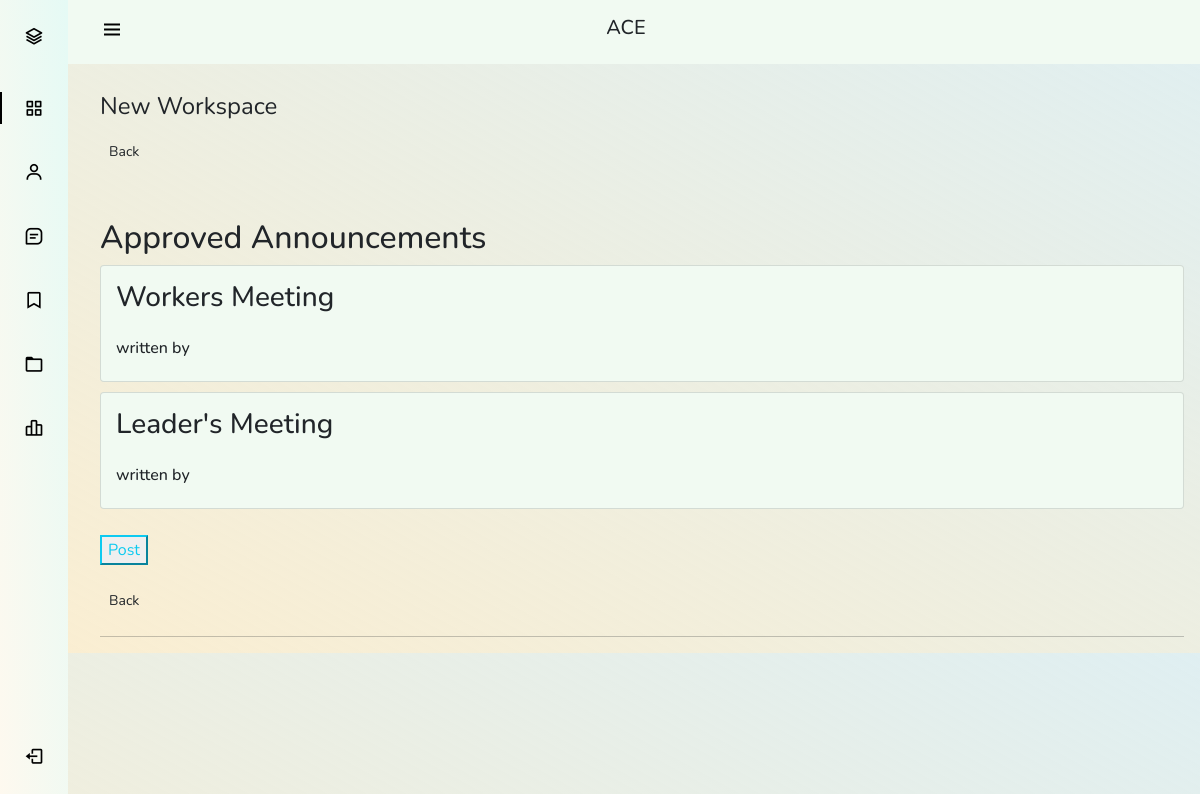
/announcement/announcement/4/, run on an earlier commit of the app's database.
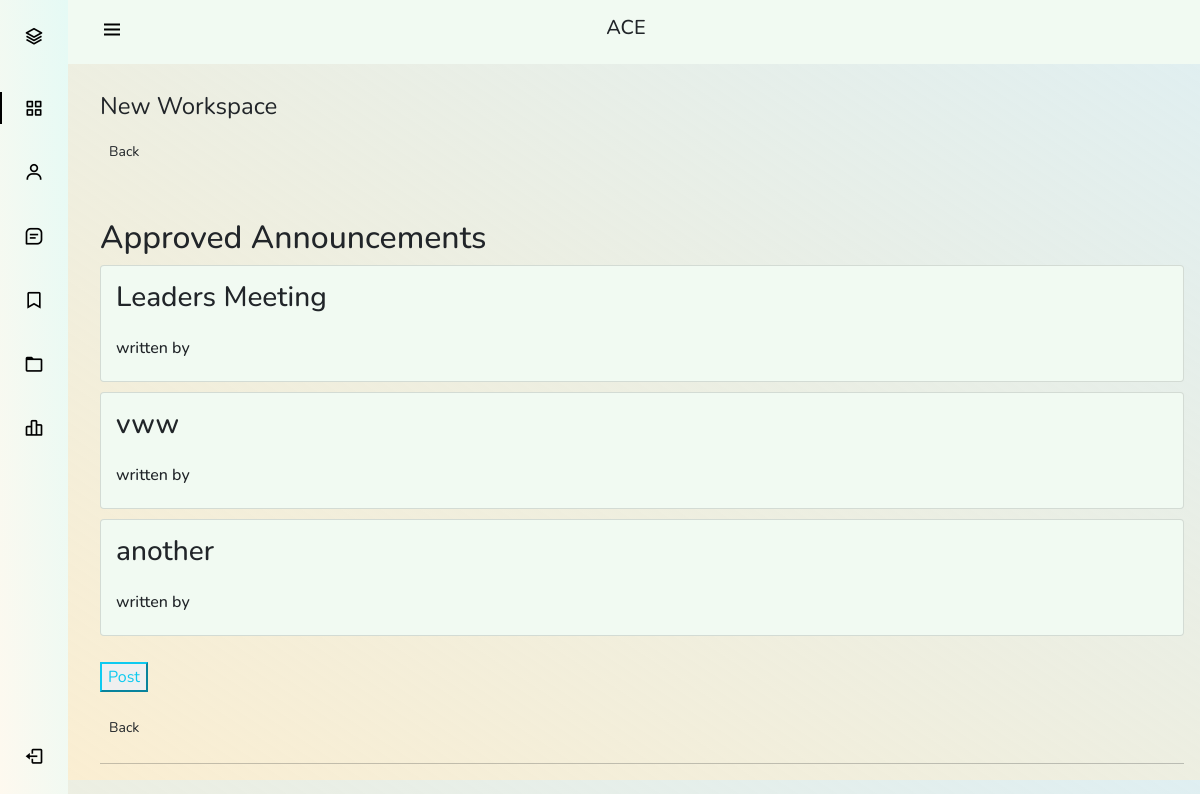
And on a later commit of the database.
### announcement/models.py (models this page shows, shortened)
class Announcement(models.Model):
	title = models.CharField(max_length=150 )
	message = QuillField()
	created_at = models.DateTimeField(default=timezone.now)
	updated_at = models.DateTimeField(default=timezone.now)
	expiry_date = models.DateTimeField(default=timezone.now() + datetime.timedelta(days=1))
	author = models.ForeignKey(User, on_delete= models.CASCADE)
	announced = models.BooleanField(default=False)
	approved = models.BooleanField(default=False)
	image = models.ImageField(null=True, blank=True)
	workspace = models.ForeignKey(Workspace, on_delete= models.CASCADE)

### announcement/views.py (the view, shortened to what this page needs)
# urls.py: path('announcement/<int:pk>/', AnnouncementListView.as_view(), name='announcements'),
class AnnouncementListView(View):
    def get(self, request, pk, *args, **kwargs):
        form = ApproveForm()
        announcement = Announcement.objects.filter(workspace=pk)
        workspace = get_object_or_404(Workspace, pk=pk)
        context = {
        'pk':pk,
        'form':form,
        'objects':announcement,
        'workspace':workspace
        }
        return render(self.request, "announcement/announcement_list.html", context)

### announcement/templates/announcement/announcement_list.html (shortened to what this page needs)
{% extends "workspace/sidebar.html" %}
{% load crispy_forms_tags %}
{% block content %}
	<div class= 'content-section'>
		<form action="" method="POST" enctype="multipart/form-data">
			<fieldset class='form-group'>
				<legend class= 'boarder-bottom mb=4'>New Workspace</legend>
			<div>
	      		<a class="btn info btn-sm mt-1 mb-1"href="{% url 'workspace-details' pk %}">Back</a>
	      	</div>
				<br>
				<br>
				<h2>Approved Announcements </h2>
				{% for object in objects %}
					{% if object.approved == True %}
					<div class="card">
						<h3>{{ object.title }}</h3>
						<h6>written by {{ object.author.user }}</h6>
					</div>
					{% endif %}
				{% endfor %}
			</fieldset>
			<div class='form-group'>
				<button class= 'btn- btn-outline-info' type="submit">Post</button>
			</div>
		</form>
	      	<div>
	      		<a class="btn info btn-sm mt-1 mb-1"href="{% url 'workspace-details' pk %}">Back</a>
	      	</div>
	</div>
{% endblock content %}

### workspace/templates/workspace/sidebar.html (shortened to what this page needs)
{% load static %}
<!DOCTYPE html>
<html>
<head>
	<link rel="stylesheet" href="https://cdnjs.cloudflare.com/ajax/libs/font-awesome/4.7.0/css/font-awesome.min.css">
    <link rel="stylesheet" href="https://stackpath.bootstrapcdn.com/bootstrap/4.3.1/css/bootstrap.min.css">
<link rel="stylesheet" type="text/css" href="https://cdn.jsdelivr.net/npm/bootstrap@5.0.0-beta1/dist/css/bootstrap.min.css">
<link rel="stylesheet" type="text/css" href="https://cdn.jsdelivr.net/npm/boxicons@latest/css/boxicons.min.css">
    <link rel="stylesheet" href="https://cdnjs.cloudflare.com/ajax/libs/font-awesome/4.7.0/css/
    font-awesome.min.css">
    <link rel="stylesheet" type="text/css" href="{% static 'workspace/sidebar.css' %}">
</head>
<body id="body-pd">
    <header class="header" id="header">
        <div class="header_toggle"> <i class='bx bx-menu' id="header-toggle"></i> </div>
        <h5>ACE</h5>
        <div class="header_img"> <img src="{{ user.profile.profile_pic.url }}" alt=""> </div>
    </header>
    <div class="l-navbar" id="nav-bar">
        <nav class="nav">
            <div>
                <a href="{% url 'landing_page' %}" class="nav_logo"> <i class='bx bx-layer nav_logo-icon'></i> <span class="nav_logo-name">Ace</span> </a>
                <div class="nav_list">
                    <a href="{% url 'landing_page' %}" class="nav_link active"> <i class='bx bx-grid-alt nav_icon'></i> <span class="nav_name">Home</span> </a>
                     <a href="{% url 'profile' %}" class="nav_link"> <i class='bx bx-user nav_icon'></i> <span class="nav_name">Users</span> </a>
                     <a href="#" class="nav_link"> <i class='bx bx-message-square-detail nav_icon'></i> <span class="nav_name">Messages</span> </a>
                     <a href="#" class="nav_link"> <i class='bx bx-bookmark nav_icon'></i> <span class="nav_name">worksaces</span> </a>
                      <a href="#" class="nav_link"> <i class='bx bx-folder nav_icon'></i> <span class="nav_name">Files</span> </a>
                       <a href="#" class="nav_link"> <i class='bx bx-bar-chart-alt-2 nav_icon'></i> <span class="nav_name">Stats</span> </a>
                   </div>
            </div>
            <a href="{% url 'logout' %}" class="nav_link"> <i class='bx bx-log-out nav_icon'></i> <span class="nav_name">SignOut</span> </a>
        </nav>
    </div>
				<br>
	  			{% block content %}{% endblock %}
<hr>
</body>
</html>

### workspace/static/workspace/sidebar.css (style rules this page uses)
:root { --header-height: 3rem; --nav-width: 68px; --first-color: #4723D9; --first-color-light: #AFA5D9; --white-color: #F7F6FB; --body-font: 'Nunito', sans-serif; --normal-font-size: 1rem; --z-fixed: 100 }
body { position: relative; margin: var(--header-height) 0 0 0; padding: 0 1rem; font-family: var(--body-font); font-size: var(--normal-font-size); transition: .5s; background: linear-gradient(to right top, #fbeed1, #c2e0e585); }
a { text-decoration: none }
.header { width: 100%; height: var(--header-height); position: fixed; top: 0; left: 0; display: flex; align-items: center; justify-content: space-between; padding: 0 1rem; background-color: #f1faf2; z-index: var(--z-fixed); transition: .5s }
.header_toggle { color: black; font-size: 1.5rem; cursor: pointer }
.header_img { width: 35px; height: 35px; display: flex; justify-content: center; border-radius: 50%; overflow: hidden }
.header_img img { width: 40px }
.l-navbar { position: fixed; top: 0; left: -30%; width: var(--nav-width); height: 100vh; background: linear-gradient(to right top, #fef9ef, #e5faf5); padding: .5rem 1rem 0 0; transition: .5s; z-index: var(--z-fixed) }
.nav { height: 100%; display: flex; flex-direction: column; justify-content: space-between; overflow: hidden }
.nav_logo, .nav_link { display: grid; grid-template-columns: max-content max-content; align-items: center; column-gap: 1rem; padding: .5rem 0 .5rem 1.5rem }
.nav_logo { margin-bottom: 2rem }
.nav_logo-icon { font-size: 1.25rem; color: black; }
.nav_link { position: relative; color: black; margin-bottom: 1.5rem; transition: .3s }
.nav_icon { font-size: 1.25rem }
.active { color: black; }
.active::before { content: ''; position: absolute; left: 0; width: 2px; height: 32px; background-color: black; }
.card { padding: 15px; margin-bottom: 10px; background-color: #f1faf2; }
@media screen and (min-width: 768px) { body { margin: calc(var(--header-height) + 1rem) 0 0 0; padding-left: calc(var(--nav-width) + 2rem) } }
@media screen and (min-width: 768px) { .header { height: calc(var(--header-height) + 1rem); padding: 0 2rem 0 calc(var(--nav-width) + 2rem) } }
@media screen and (min-width: 768px) { .header_img { width: 40px; height: 40px } }
@media screen and (min-width: 768px) { .header_img img { width: 45px } }
@media screen and (min-width: 768px) { .l-navbar { left: 0; padding: 1rem 1rem 0 0 } }

What changed in the data, as far as the page shows it:
removed Announcement: title "Workers Meeting"
removed Announcement: title "Leader's Meeting"
added Announcement: title "Leaders Meeting"
added Announcement: title "vww"
added Announcement: title "another"
